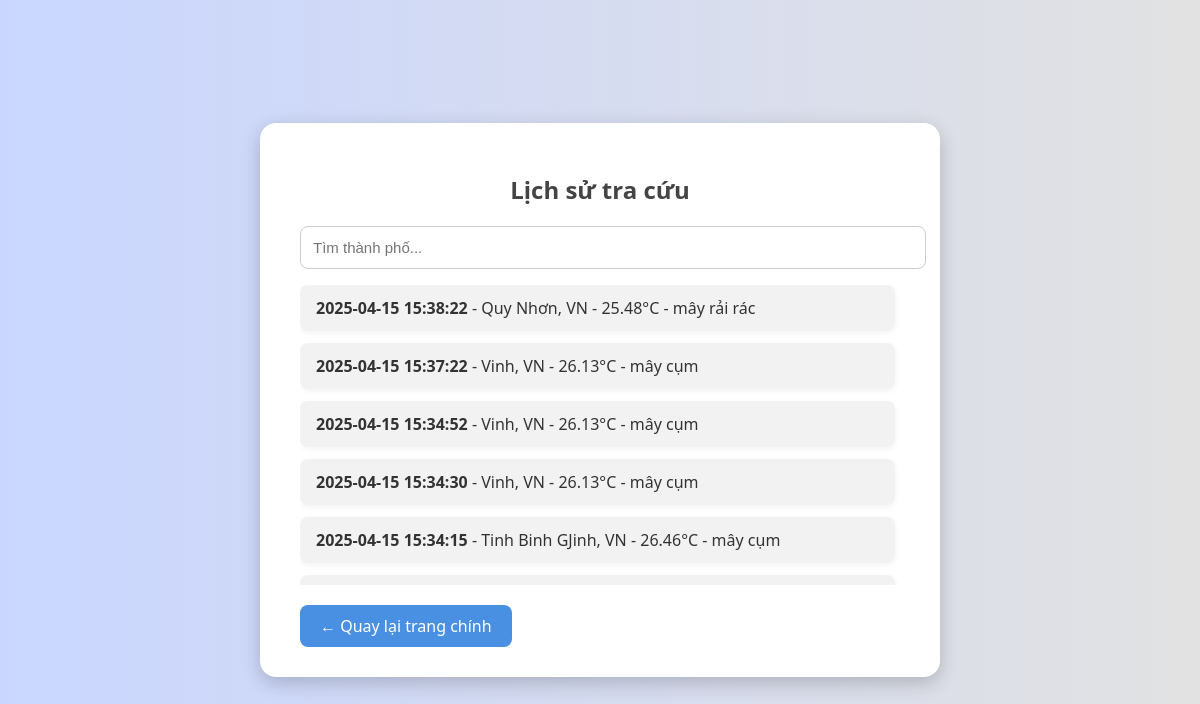
The app's page /history with its own data.
### tables this page shows
CREATE TABLE weather_history (
        id INTEGER PRIMARY KEY AUTOINCREMENT,
        city TEXT,
        temperature REAL,
        description TEXT,
        date TEXT
    );

### app.py (the view)
@app.route('/history')
def history():
    conn = sqlite3.connect('database.db')
    c = conn.cursor()
    c.execute("SELECT * FROM weather_history ORDER BY id DESC LIMIT 50")
    records = c.fetchall()
    conn.close()
    return render_template('history.html', history=records)

### templates/history.html (shortened to what this page needs)
<!DOCTYPE html>
<html lang="vi">
<head>
</head>
<body>
    <div class="container">
        <h2>Lịch sử tra cứu</h2>
        <input type="text" id="searchInput" placeholder="Tìm thành phố...">
        <div class="scrollable-list">
            <ul id="historyList">
                {% for row in history %}
                    <li><strong>{{ row[4] }}</strong> - {{ row[1] }} - {{ row[2] }}°C - {{ row[3] }}</li>
                {% endfor %}
            </ul>
        </div>
        <a href="/">← Quay lại trang chính</a>
    </div>
</body>
</html>

### templates/history.html (style rules this page uses)
body { margin: 0; padding: 0; font-family: 'Segoe UI', sans-serif; background: linear-gradient(to right, #c9d6ff, #e2e2e2); display: flex; justify-content: center; align-items: center; min-height: 100vh; color: #333; }
.container { background: white; padding: 30px 40px; border-radius: 16px; box-shadow: 0 6px 20px rgba(0, 0, 0, 0.2); max-width: 600px; width: 90%; }
h2 { text-align: center; color: #444; margin-bottom: 20px; }
#searchInput { width: 100%; padding: 12px; margin-bottom: 16px; border: 1px solid #ccc; border-radius: 8px; font-size: 15px; }
.scrollable-list { max-height: 300px; overflow-y: auto; padding-right: 5px; }
ul { list-style: none; padding: 0; margin: 0; }
li { background: #f2f2f2; margin-bottom: 12px; padding: 12px 16px; border-radius: 8px; box-shadow: 0 2px 6px rgba(0, 0, 0, 0.05); }
a { display: inline-block; margin-top: 20px; text-decoration: none; background-color: #4a90e2; color: white; padding: 10px 20px; border-radius: 8px; transition: background 0.3s; text-align: center; }

### records on screen
weather_history: date "2025-04-15 15:38:22", city "Quy Nhơn, VN", temperature "25.48", description "mây rải rác"
weather_history: date "2025-04-15 15:37:22", city "Vinh, VN", temperature "26.13", description "mây cụm"
weather_history: date "2025-04-15 15:34:52", city "Vinh, VN", temperature "26.13", description "mây cụm"
weather_history: date "2025-04-15 15:34:30", city "Vinh, VN", temperature "26.13", description "mây cụm"
weather_history: date "2025-04-15 15:34:15", city "Tinh Binh GJinh, VN", temperature "26.46", description "mây cụm"
